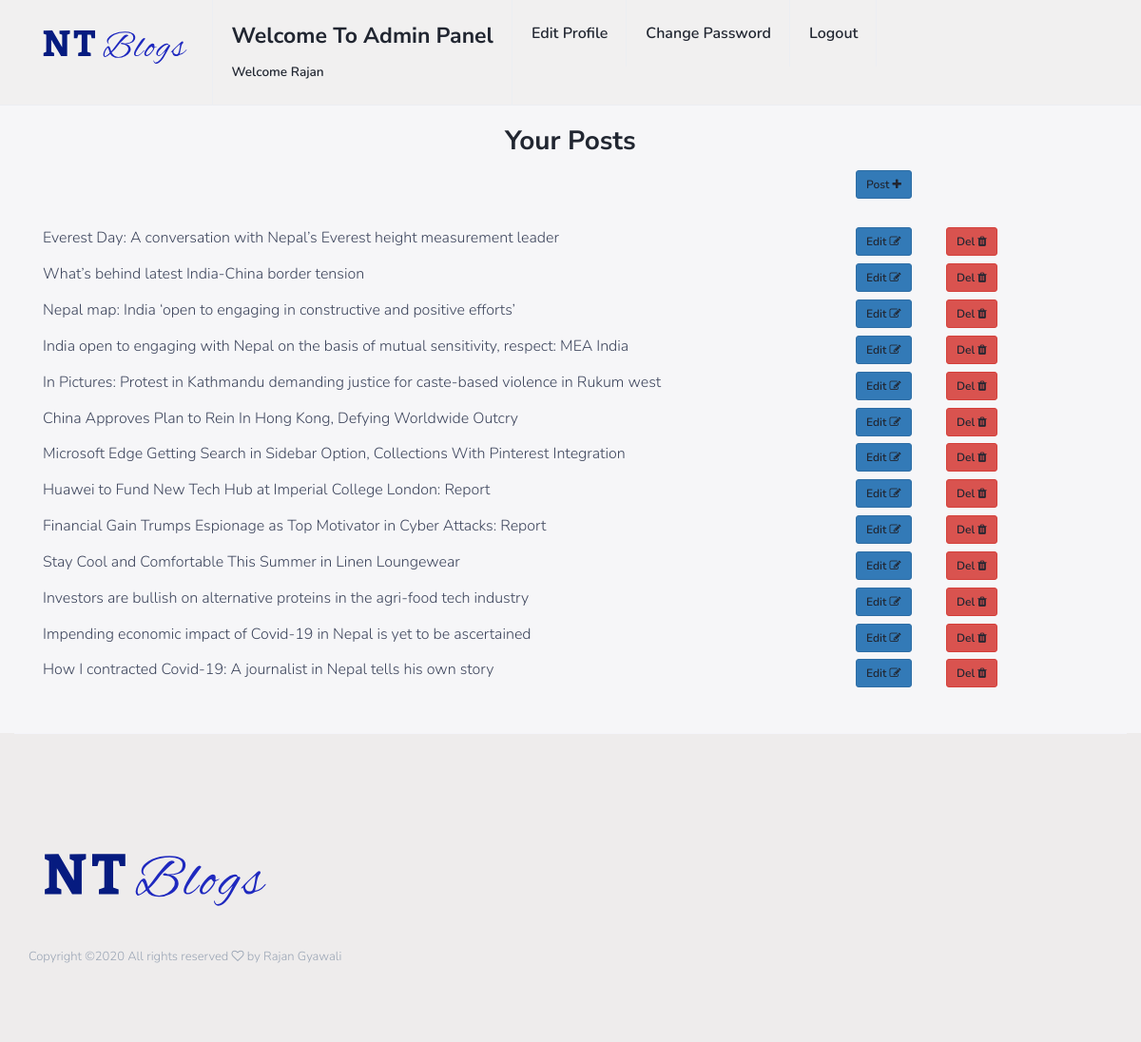
Screenshot of /registration/posts/ (signed in) with the database file from the repository.
### home/models.py (models this page shows, shortened)
class BlogPost(models.Model, HitCountMixin):
    title = models.CharField(max_length=500)
    image = models.ImageField(upload_to='blogImages/')
    description = RichTextUploadingField()
    featured = models.CharField(max_length=5, default = 'False', choices=FEATURED_OPTIONS)
    slug = models.SlugField(max_length=200,unique=True)
    category = models.CharField(max_length= 20, choices=CATEGORY_OPTIONS)
    author = models.ForeignKey(Author, default=1, null=True, on_delete=models.SET_NULL)
    posted = models.DateTimeField(auto_now_add=True, auto_now=False, verbose_name='Posted On')
    updated = models.DateTimeField(auto_now_add=False, auto_now=True, verbose_name='Updated On')
    hit_count_generic = GenericRelation(HitCount, content_type_field='content_type', object_id_field='object_pk')
    class Meta:
        verbose_name_plural = "Blog Posts"
        ordering = ['-posted',]

### registration/views.py (the view)
# urls.py: path('posts/', views.posts, name='posts'),
@login_required
def posts(request):
    user = request.user
    posts = BlogPost.objects.filter(Q(author__first_name__contains=user.first_name) & Q(author__last_name__contains=user.last_name))
    return render(request, 'registration/list_posts.html', {'posts':posts})

### registration/templates/registration/list_posts.html (shortened to what this page needs)
    {% extends 'registration/base.html' %}
    {% block section %}
    <div class="section">
        <div class="container">
            <br>
            <div class="row">
                <h2 style="text-align:center"> Your Posts </h2>
                <form method="POST" enctype="multipart/form-data">
                        <div class="col-md-12">
                            <div class="form-group">
                                <div class="col-md-1 col-md-offset-9">
                                    <td><button class ="btn btn-primary btn-sm"> <a href="{% url 'registration:create'%}">Post <i class="fa fa-plus" aria-hidden="true"></i></a></button></td>
                                </div>
                                <br>
                            </div>
                            <br>
                        </div>
                    {% for post in posts %}
                        <div class="col-md-12">
                            <div class="form-group">
                                <div class="col-md-9">
                                    <td> {{ post.title }} </td>
                                </div>
                                <div class="col-md-1">
                                    <td><button class ="btn btn-primary btn-sm"> <a href="{% url 'registration:edit' post.slug %}">Edit <i class="fa fa-edit" aria-hidden="true"></i></a></button></td>
                                </div>
                                <div class="col-md-1">
                                    <td><button class = "btn btn-danger btn-sm" onclick="return confirm('Are you sure?')"><a href="{% url 'registration:delete' post.slug %}">Del <i class="fa fa-trash" aria-hidden="true"></i></a></button></td>
                                </div>
                            </div>
                            <br>
                        </div>
                    {% endfor %}
                </form>
            </div>
        </div>
    </div>
    {% endblock section %}

### registration/templates/registration/base.html (shortened to what this page needs)
{% load static %}
<!DOCTYPE html>
<html lang="en">
	<head>
		<link type="text/css" rel="stylesheet" href={% static 'css/bootstrap.min.css' %}/>
		<link type="text/css" rel="stylesheet" href={% static 'css/font-awesome.min.css' %}>
		<link type="text/css" rel="stylesheet" href={% static 'css/style.css' %}/>
    </head>
	<body>
		<header id="header">
			<div id="nav">
				<div id="nav-fixed">
					<div class="container">
						<div class="nav-logo">
							<a href="{% url 'home'%}" class="logo"><img src="{% static 'img/logo.svg' %}" alt=""></a>
						</div>
						<ul class="nav-menu nav navbar-nav">
							<li><a href="">
                                <h3>Welcome to Admin Panel</h3>
                                {% if user.is_authenticated %}
                                    <small>Welcome {{user}}</small>
                                {% endif %}
                                </a>
                            </li>
                            {% if user.is_authenticated %}
                                <li style="justify-content:right"><a class="nav-link" href="{% url 'registration:edit_profile' %}">Edit Profile</a></li>
                                <li style="justify-content:right"><a class="nav-link" href="{% url 'registration:change_password' %}">Change Password</a></li>
                                <li style="justify-content:right"><a class="nav-link" href="{% url 'registration:logout' %}">Logout</a></li>
                            {% else %}
                                <li style="justify-content:right"><a class="nav-link" href="{% url 'registration:logout' %}">Logout</a></li>
                            {% endif %}
                        </ul>
					</div>
				</div>
			</div>
		</header>
		{% block section %}
		{% endblock section %}
		<footer id="footer">
			<div class="container">
				<div class="row">
					<div class="col-md-5">
						<div class="footer-widget">
							<div class="footer-logo">
								<a href="{% url 'home'%}" class="logo"><img src="{% static 'img/logo-footer.svg'%}" alt=""></a>
							</div>
							<div class="footer-copyright">
								<span>
								Copyright &copy;<script>document.write(new Date().getFullYear());</script> All rights reserved <i class="fa fa-heart-o" aria-hidden="true"></i> by Rajan Gyawali</a>
								</span>
							</div>
						</div>
					</div>
				</div>
			</div>
		</footer>
	</body>
</html>

### static/css/style.css (style rules this page uses)
body { font-family: 'Nunito', sans-serif; font-size: 16px; font-weight: 300; color: #3d455c; background-color: #f6f6f8; margin: 0; padding: 0; overflow-x: hidden; }
h1, h2, h3, h4, h5, h6 { font-family: 'Nunito Sans', sans-serif; font-weight: 700; color: #212631; margin: 0px 0px 15px; }
h2 { font-size: 28px; }
h3 { font-size: 23px; }
a { font-weight: 600; color: #212631; text-decoration: none; }
ul, ol { margin: 0; padding: 0; list-style: none }
.section { padding-top: 40px; }
#nav { height: 70px; }
#nav:after { content: ""; position: fixed; left: 0; right: 0; bottom: 0; top: 0; background-color: rgba(33, 38, 49, 0.5); z-index: 90; opacity: 0; visibility: hidden; -webkit-transition: 0.2s all; transition: 0.2s all; }
#nav-fixed { position: fixed; left: 0; right: 0; top: 0; z-index: 90; background-color: rgb(241, 240, 240); -webkit-box-shadow: 0px -1px 0px 0px #eceef2 inset; box-shadow: 0px -1px 0px 0px #eceef2 inset; }
#nav .container { position: relative; }
.nav-logo { float: left; }
.nav-logo .logo { line-height: 70px; display: inline-block; }
.nav-logo .logo>img { width: 100%; max-height: 70px; }
.nav-menu { margin-left: 20px; }
.nav-menu li a { position: relative; padding: 25px 20px; text-transform: capitalize; -webkit-box-shadow: -1px 0px 0px 0px #eceef2 inset; box-shadow: -1px 0px 0px 0px #eceef2 inset; -webkit-transition: 0.2s color; transition: 0.2s color; }
.nav-menu li:first-child a { border-left: 1px solid #eceef2; }
.nav-menu li a:after { content: ''; position: absolute; left: 0; right: 0; bottom: 0px; width: 100%; height: 4px; -webkit-transition: 0.2s width; transition: 0.2s width; }
#footer { padding-bottom: 40px; margin-top: 40px; background-color: rgb(238, 236, 236) }
#footer .container { padding-top: 80px; border-top: 1px solid #F4f4f9; }
.footer-widget { margin-bottom: 40px; }
.footer-widget a { color: #72808d; -webkit-transition: 0.2s color; transition: 0.2s color; }
.footer-logo { margin-bottom: 40px; }
.footer-copyright { margin-top: 20px; color: #99a4b4; font-size: 13px; }

### rows the page displays
BlogPost: title "Everest Day: A conversation with Nepal’s Everest height measurement leader"
BlogPost: title "What’s behind latest India-China border tension"
BlogPost: title "Nepal map: India ‘open to engaging in constructive and positive efforts’"
BlogPost: title "India open to engaging with Nepal on the basis of mutual sensitivity, respect: MEA India"
BlogPost: title "In Pictures: Protest in Kathmandu demanding justice for caste-based violence in Rukum west"
BlogPost: title "China Approves Plan to Rein In Hong Kong, Defying Worldwide Outcry"
BlogPost: title "Microsoft Edge Getting Search in Sidebar Option, Collections With Pinterest Integration"
BlogPost: title "Huawei to Fund New Tech Hub at Imperial College London: Report"
BlogPost: title "Financial Gain Trumps Espionage as Top Motivator in Cyber Attacks: Report"
BlogPost: title "Stay Cool and Comfortable This Summer in Linen Loungewear"
BlogPost: title "Investors are bullish on alternative proteins in the agri-food tech industry"
BlogPost: title "Impending economic impact of Covid-19 in Nepal is yet to be ascertained"
BlogPost: title "How I contracted Covid-19: A journalist in Nepal tells his own story"

### other values shown
{{ user }} "Rajan"
